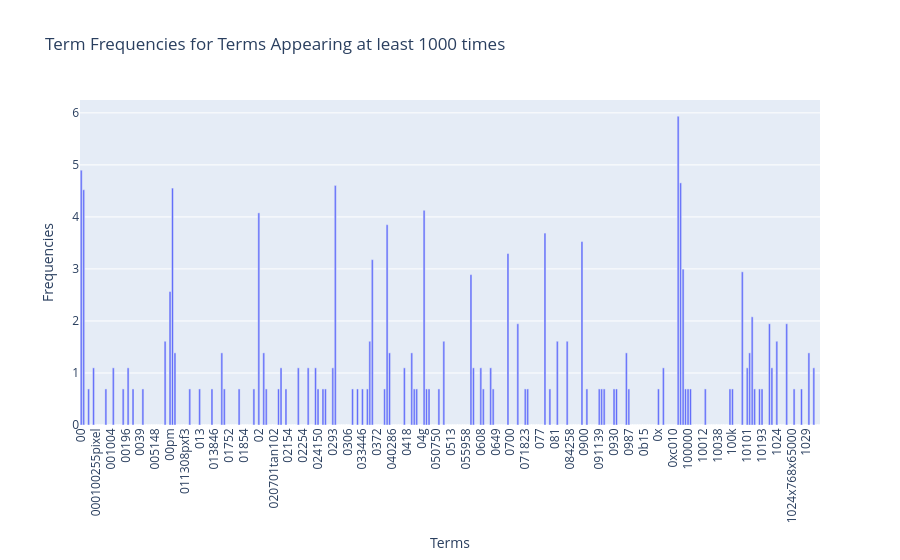

Notebook code cell kept with this figure:
### Markdown cell above
### >>> **Exercise 15 (take home):** 
You can copy the code from the previous exercise and change the 'term_frequencies' variable for the 'term_frequencies_log', comment about the differences that you observe and talk about other possible insights that we can get from a log distribution.

### Code cell
# Answer here
# X_index = np.where(term_frequencies_log >= 0.5)[0] ### 需要排除過低數值的數據時請解註解這行，需要以numpy array執行
data = {
    'x_data': count_vect.get_feature_names_out()[:300],
    'y_data': term_frequencies_log[:300]
}

df = pd.DataFrame(data)

# df.sort_values(by='y_data', ascending=False, inplace=True) # 將資料依照y_data排序 ###需要由大到小排列時在解註解這行

fig = px.bar(df, x='x_data', y='y_data', title='Term Frequencies for Terms Appearing at least 1000 times')
fig.update_layout(xaxis_title='Terms', yaxis_title='Frequencies', xaxis_tickangle=-90)
fig.show()

### Figure 1 — Plotly figure (JSON) as saved in the notebook; plotly's stock layout.template omitted (floating-point values rounded to 4 significant figures; data arrays with more than 128 entries replaced by an {"elided": "..."} marker saying what was removed)
{"data": [{"hovertemplate": "x_data=%{x}<br>y_data=%{y}<extra></extra>", "legendgroup": "", "marker": {"color": "#636efa", "pattern": {"shape": ""}}, "name": "", "orientation": "v", "showlegend": false, "textposition": "auto", "type": "bar", "x": {"elided": "300 str values"}, "xaxis": "x", "y": {"elided": "300 float values"}, "yaxis": "y"}], "layout": {"barmode": "relative", "legend": {"tracegroupgap": 0}, "title": {"text": "Term Frequencies for Terms Appearing at least 1000 times"}, "xaxis": {"anchor": "y", "domain": [0, 1], "tickangle": -90, "title": {"text": "Terms"}}, "yaxis": {"anchor": "x", "domain": [0, 1], "title": {"text": "Frequencies"}}}}
